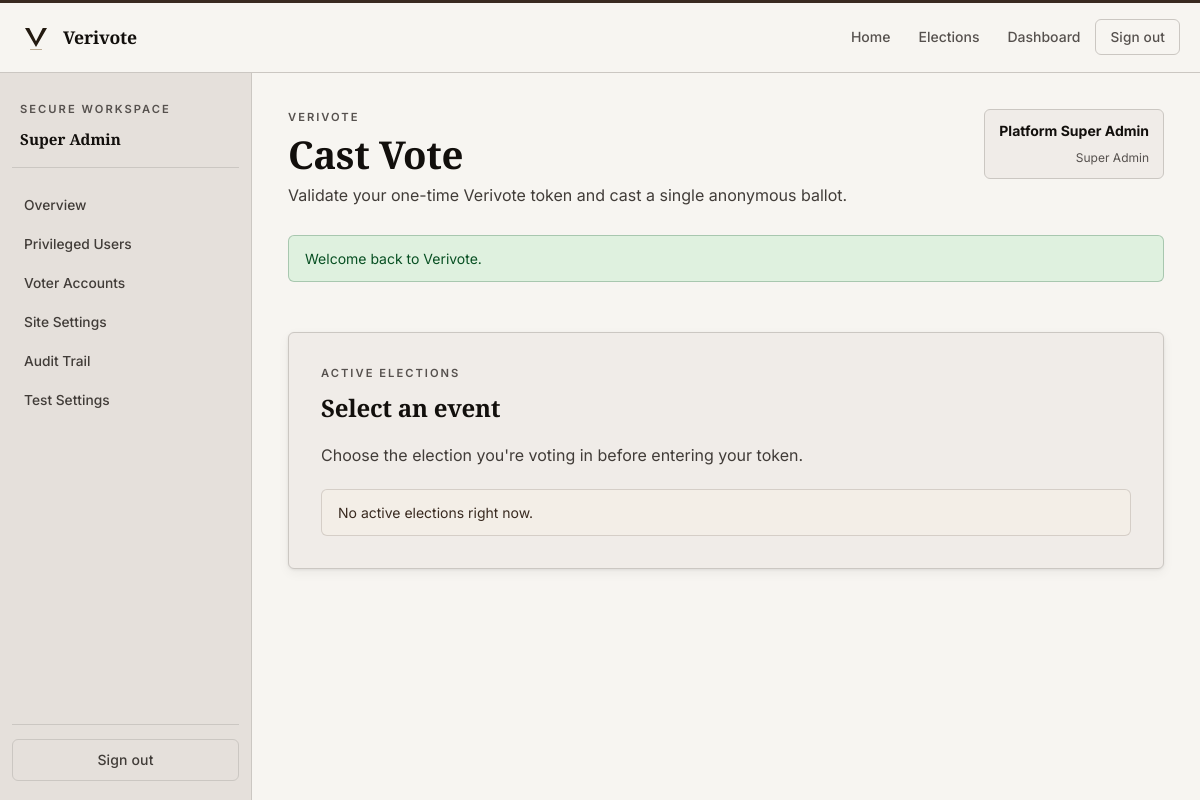
Before: /voter/cast_vote.php (signed in) with the older database file.
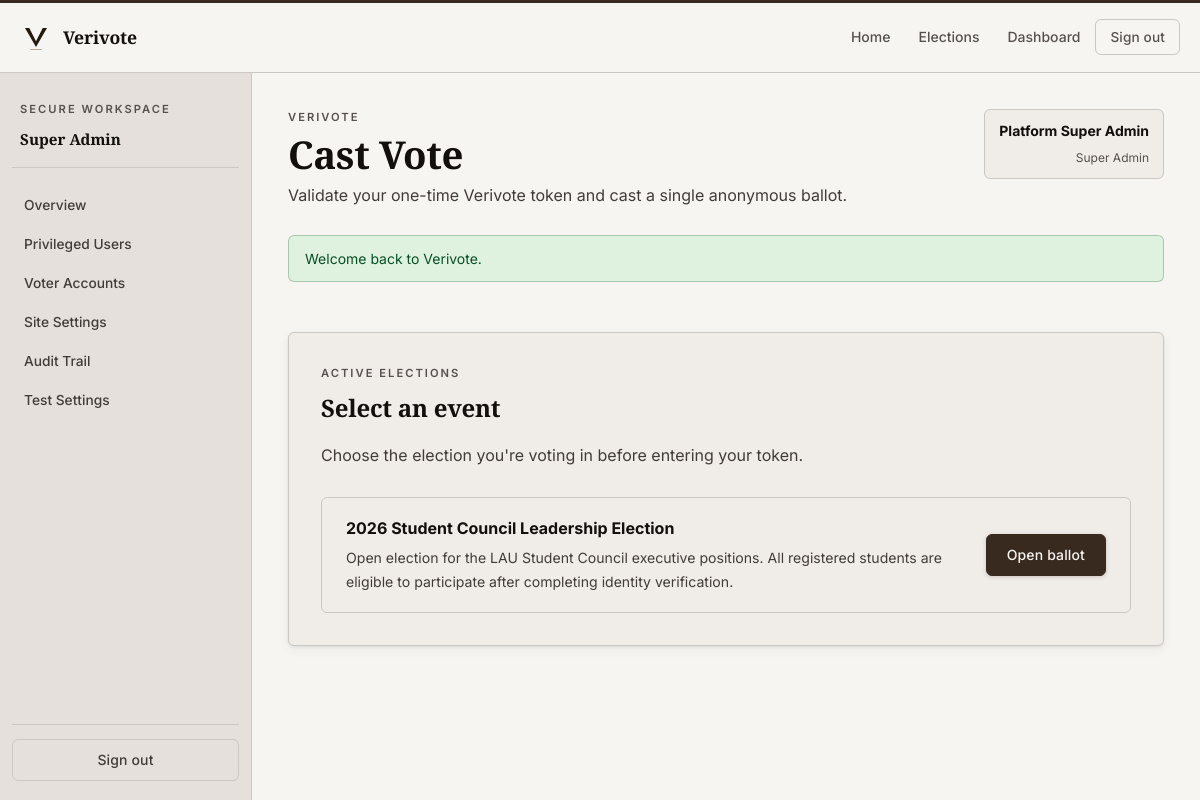
After: the same page with the newer database file.
### tables this page shows
CREATE TABLE events (
    id BIGINT UNSIGNED AUTO_INCREMENT PRIMARY KEY,
    created_by BIGINT UNSIGNED NOT NULL,
    title VARCHAR(200) NOT NULL,
    slug VARCHAR(220) NOT NULL UNIQUE,
    description TEXT NOT NULL,
    ballot_type ENUM('single_choice') NOT NULL DEFAULT 'single_choice',
    status ENUM('draft', 'scheduled', 'active', 'closed', 'archived') NOT NULL DEFAULT 'draft',
    start_at DATETIME NOT NULL,
    end_at DATETIME NOT NULL,
    timezone VARCHAR(80) NOT NULL DEFAULT 'UTC',
    result_visibility ENUM('private', 'public_after_close', 'public_live') NOT NULL DEFAULT 'public_after_close',
    personal_verification_enabled TINYINT(1) NOT NULL DEFAULT 1,
    public_audit_enabled TINYINT(1) NOT NULL DEFAULT 1,
    allow_self_registration TINYINT(1) NOT NULL DEFAULT 1,
    max_votes_per_token TINYINT UNSIGNED NOT NULL DEFAULT 1,
    verification_policy ENUM('all_required', 'any_one', 'custom') NOT NULL DEFAULT 'all_required',
    eligibility_rules TEXT NULL,
    event_notice TEXT NULL,
    created_at TIMESTAMP NOT NULL DEFAULT CURRENT_TIMESTAMP,
    updated_at TIMESTAMP NOT NULL DEFAULT CURRENT_TIMESTAMP ON UPDATE CURRENT_TIMESTAMP,
    CONSTRAINT fk_events_creator FOREIGN KEY (created_by) REFERENCES users(id)
);

### includes/helpers.php (called while the page is built, shortened)
<?php
function app_config(?string $key = null, mixed $default = null): mixed
{
    global $appConfig;
    $segments = explode('.', $key);
    $value = $appConfig;
    foreach ($segments as $segment) {
        $value = $value[$segment];
    }
    return $value;
}
function app_base_path(): string
{
    static $cached = null;
    if (is_string($cached)) {
        return $cached;
    }
    $documentRoot = realpath((string) ($_SERVER['DOCUMENT_ROOT'] ?? ''));
    $projectRoot = realpath(BASE_PATH);
    $documentRoot = str_replace('\\', '/', $documentRoot);
    $projectRoot = str_replace('\\', '/', $projectRoot);
    if ($projectRoot === $documentRoot) {
        $cached = '';
        return $cached;
    }
    $prefix = rtrim($documentRoot, '/') . '/';
    $relative = trim(substr($projectRoot, strlen($prefix)), '/');
    $cached = $relative === '' ? '' : '/' . $relative;
    return $cached;
}
function base_url(string $path = ''): string
{
    $appUrl = (string) app_config('app_url', '');
    $path = '/' . ltrim($path, '/');
    $basePath = app_base_path();
    if ($basePath === '') {
        return $path;
    }
    return $path === '/' ? $basePath . '/' : $basePath . $path;
}
function e(null|string|int|float $value): string
{
    return htmlspecialchars((string) $value, ENT_QUOTES | ENT_SUBSTITUTE, 'UTF-8');
}
function fetch_all(string $sql, array $params = []): array
{
    $statement = db()->prepare($sql);
    $statement->execute($params);
    return $statement->fetchAll();
}
function effective_event_status(array $event): string
{
    if ($event['status'] !== 'active') {
        return $event['status'];
    }
    $now = new DateTimeImmutable('now');
    if ($now > new DateTimeImmutable($event['end_at'])) {
        return 'closed';
    }
    return 'active';
}
function fetch_public_events(): array
{
    $events = fetch_all(
        'SELECT events.*, users.full_name AS creator_name
         FROM events
         INNER JOIN users ON users.id = events.created_by
         WHERE events.status IN ("scheduled", "active", "closed", "archived")
         ORDER BY events.start_at ASC'
    );
    $order = ['active' => 0, 'scheduled' => 1, 'closed' => 2, 'archived' => 3];
    foreach ($events as &$event) {
        $event['status'] = effective_event_status($event);
    }
    usort($events, static fn($a, $b) => ($order[$a['status']] ?? 9) <=> ($order[$b['status']] ?? 9));
    return $events;
}

### includes/auth.php (called while the page is built, shortened)
<?php
function current_user(bool $refresh = false): ?array
{
    if (!$refresh && isset($_SESSION['cached_user'])) {
        return $_SESSION['cached_user'];
    }
    $user = fetch_one(
        'SELECT users.*, roles.slug AS role_slug, roles.name AS role_name
         FROM users
         INNER JOIN roles ON roles.id = users.role_id
         WHERE users.id = :user_id',
        ['user_id' => (int) $_SESSION['user_id']]
    );
    return $user;
}
function current_role_slug(): ?string
{
    return current_user()['role_slug'] ?? null;
}

### includes/flash.php (called while the page is built, shortened)
<?php
function pull_flashes(): array
{
    $messages = $_SESSION['flash_messages'] ?? [];
    return $messages;
}

### config/database.php (called while the page is built, shortened)
<?php
function db(): PDO
{
    $config = app_config('db');
    $dsn = sprintf(
        'mysql:host=%s;port=%s;dbname=%s;charset=%s',
        $config['host'],
        $config['port'],
        $config['name'],
        $config['charset']
    );
    $pdo = new PDO($dsn, $config['user'], $config['pass'], [
        PDO::ATTR_ERRMODE => PDO::ERRMODE_EXCEPTION,
        PDO::ATTR_DEFAULT_FETCH_MODE => PDO::FETCH_ASSOC,
        PDO::ATTR_EMULATE_PREPARES => false,
    ]);
    return $pdo;
}

### voter/cast_vote.php (the view, shortened to what the changed rows need)
<?php
$eventId = (int) ($_GET['event'] ?? $_POST['event_id'] ?? 0);
$event = $eventId > 0 ? fetch_event_by_id($eventId) : null;
$pageHeading = 'Cast Vote';
$isDashboard = true;
$sidebarContext = current_role_slug() ?? 'voter';
$activeSidebar = 'voter-cast';
$activeEvents = array_filter(fetch_public_events(), static fn(array $item): bool => $item['status'] === 'active');
include dirname(__DIR__) . '/includes/header.php';
?>
<?php if (!$event): ?>
    <section class="panel">
        <span class="eyebrow">Active elections</span>
        <h2>Select an event</h2>
        <p>Choose the election you're voting in before entering your token.</p>
        <?php if (!$activeEvents): ?>
            <div class="alert alert--info">No active elections right now.</div>
        <?php else: ?>
            <div class="event-rows" style="margin-top:8px;">
                <?php foreach ($activeEvents as $active): ?>
                    <div class="event-row">
                        <div>
                            <strong><?= e($active['title']); ?></strong>
                            <p style="margin-top:4px; font-size:0.88rem;"><?= e($active['description']); ?></p>
                        </div>
                        <a class="button button--primary" href="<?= e(base_url('/voter/cast_vote.php?event=' . $active['id'])); ?>">Open ballot</a>
                    </div>
                <?php endforeach; ?>
            </div>
        <?php endif; ?>
    </section>
<?php endif; ?>
<?php include dirname(__DIR__) . '/includes/footer.php'; ?>

### includes/header.php (shortened to what the changed rows need)
<?php
$pageTitle = $pageTitle ?? 'Verivote';
$isDashboard = $isDashboard ?? false;
$sidebarContext = $sidebarContext ?? (current_role_slug() ?? 'voter');
$flashes = pull_flashes();
$bodyBaseUrl = rtrim(base_url(''), '/');
?>
<!DOCTYPE html>
<html lang="en">
<head>
    <link rel="stylesheet" href="<?= e(base_url('/assets/css/app.css')); ?>">
</head>
<body class="<?= $isDashboard ? 'dashboard-body' : 'public-body'; ?>" data-base-url="<?= e($bodyBaseUrl); ?>">
<?php if ($isDashboard): ?>
    <div class="app-shell">
        <?php include __DIR__ . '/sidebar.php'; ?>
        <main id="main-content" class="app-main">
            <section class="page-head">
                <div>
                    <h1><?= e($pageHeading ?? $pageTitle); ?></h1>
                </div>
            </section>
            <?php if ($flashes): ?>
                <section class="flash-stack" role="status" aria-live="polite" aria-atomic="true">
                    <?php foreach ($flashes as $flash): ?>
                        <div class="alert alert--<?= e($flash['type']); ?>"><?= e($flash['message']); ?></div>
                    <?php endforeach; ?>
                </section>
            <?php endif; ?>
<?php endif; ?>

### includes/sidebar.php (shortened to what the changed rows need)
<?php
$role = $sidebarContext ?? (current_role_slug() ?? 'voter');
$links = match ($role) {
    'super_admin' => [
        ['label' => 'Overview', 'path' => '/admin/dashboard.php', 'slug' => 'admin-dashboard'],
        ['label' => 'Privileged Users', 'path' => '/admin/users.php', 'slug' => 'admin-users'],
        ['label' => 'Voter Accounts', 'path' => '/admin/voters.php', 'slug' => 'admin-voters'],
        ['label' => 'Site Settings', 'path' => '/admin/site_settings.php', 'slug' => 'admin-site-settings'],
        ['label' => 'Audit Trail', 'path' => '/admin/audits.php', 'slug' => 'admin-audits'],
        ['label' => 'Test Settings', 'path' => '/admin/settings.php', 'slug' => 'admin-settings'],
    ],
    'event_creator' => [
        ['label' => 'Overview', 'path' => '/creator/dashboard.php', 'slug' => 'creator-dashboard'],
        ['label' => 'New / Edit Event', 'path' => '/creator/event_form.php', 'slug' => 'creator-event'],
    ],
    'co_admin' => [
        ['label' => 'Overview', 'path' => '/coadmin/dashboard.php', 'slug' => 'coadmin-dashboard'],
    ],
    'verifier' => [
        ['label' => 'Verifier Queue', 'path' => '/verifier/dashboard.php', 'slug' => 'verifier-dashboard'],
    ],
    default => [
        ['label' => 'Overview', 'path' => '/voter/dashboard.php', 'slug' => 'voter-dashboard'],
        ['label' => 'My Account', 'path' => '/voter/account.php', 'slug' => 'voter-account'],
        ['label' => 'Cast Vote', 'path' => '/voter/cast_vote.php', 'slug' => 'voter-cast'],
        ['label' => 'Verify Receipt', 'path' => '/voter/verify_vote.php', 'slug' => 'voter-verify'],
    ],
};
?>
<aside class="sidebar">
    <nav class="sidebar__nav">
        <?php foreach ($links as $link): ?>
            <a class="<?= ($activeSidebar ?? '') === $link['slug'] ? 'is-active' : ''; ?>" href="<?= e(base_url($link['path'])); ?>">
                <?= e($link['label']); ?>
            </a>
        <?php endforeach; ?>
    </nav>
</aside>

Changed rows visible on the page:
added events: title "2026 Student Council Leadership Election", description "Open election for the LAU Student Council executive positions. All registered students are eligible to participate after completing identity verification."
Other visible differences:
text no longer shown: "No active elections right now."
